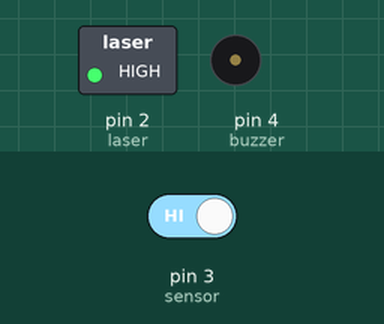
Recording of a sketch running on a simulated Arduino Uno, built with avr-gcc and run on an emulated ATmega328P. On the bench: switched loads named in the sketch (green lamp = pin HIGH), buzzer (waves = sounding, pin HIGH). Inputs (shaded band) come from the test bench; at power-on: pin 3 (sensor) HIGH.

Above: at 1.2 s.
1.3 s: pin 3 (sensor) driven LOW
At 2.3 s:
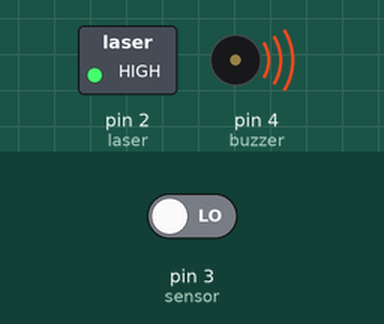
2.8 s: pin 3 (sensor) driven HIGH
At 3.4 s:
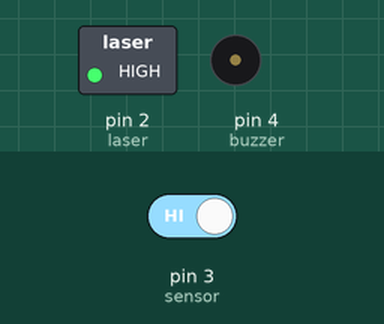
Timing chart, 0 to 5.8 s (numbered marks = the images above; inputs shaded):
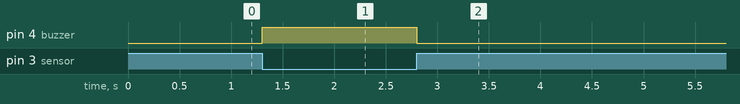

The sketch:

Laser-Security.ino
```cpp
#define laser 2
#define sensor 3
#define buzzer 4

void setup() {
  Serial.begin(9600);
  pinMode(laser, OUTPUT);
  pinMode(sensor, INPUT);
  pinMode(buzzer, OUTPUT);

  digitalWrite(laser, HIGH);
}

void loop() {
  bool val = digitalRead(sensor);

  if (val == 0) {
    digitalWrite(buzzer, HIGH);
  } else {
    digitalWrite(buzzer, LOW);
  }
}
```

Measured:
- after the input at 1.3 s, pin 4 (buzzer): LOW → HIGH at once
- after the input at 2.8 s, pin 4 (buzzer): HIGH → LOW at once
